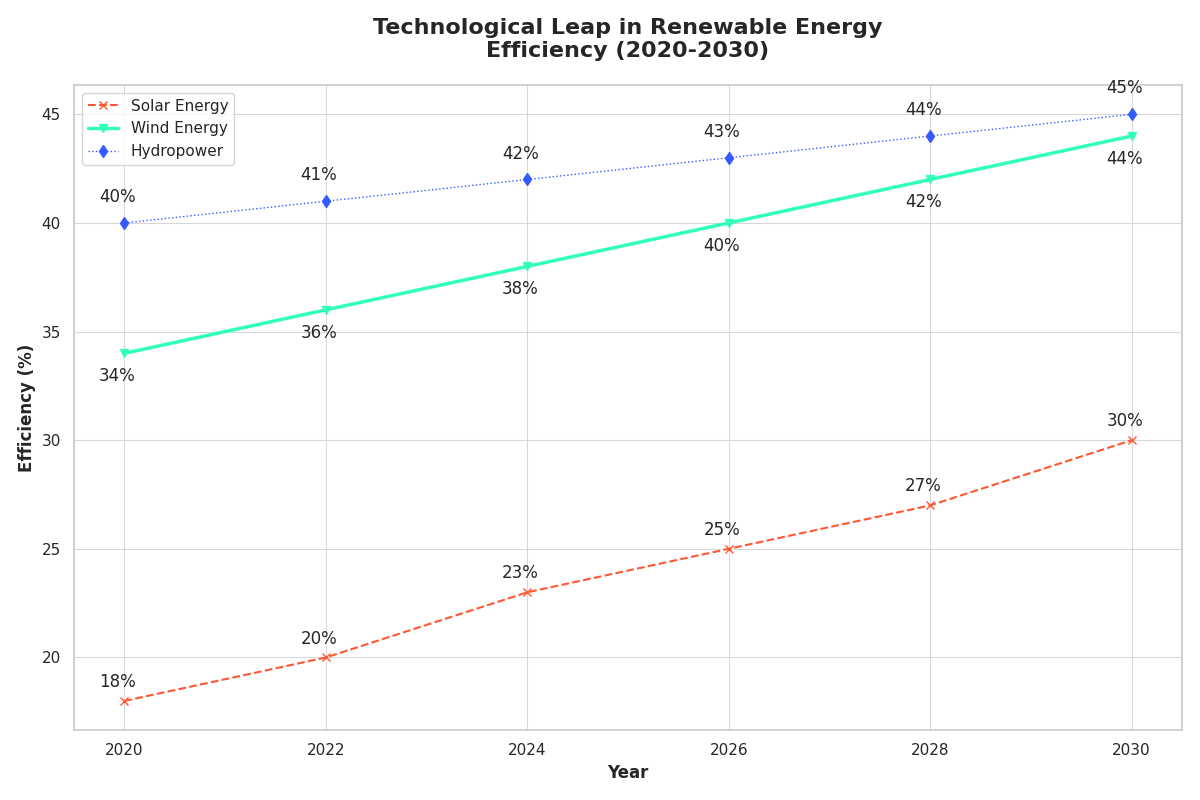

This chart was generated by the following Python code:
import matplotlib.pyplot as plt
import numpy as np

years = np.array([2020, 2022, 2024, 2026, 2028, 2030])
solar_efficiency = np.array([18, 20, 23, 25, 27, 30])
wind_efficiency = np.array([34, 36, 38, 40, 42, 44])
hydropower_efficiency = np.array([40, 41, 42, 43, 44, 45])

fig, ax = plt.subplots(figsize=(12, 8))

# Randomized alterations to stylistic elements
ax.plot(years, solar_efficiency, marker='x', linestyle='--', color='#FF5733', linewidth=1.5, label='Solar Energy')
ax.plot(years, wind_efficiency, marker='v', linestyle='-', color='#33FFBD', linewidth=2.5, label='Wind Energy')
ax.plot(years, hydropower_efficiency, marker='d', linestyle=':', color='#335BFF', linewidth=1, label='Hydropower')

# Annotating data points with altered positions
for (year, sol_eff, win_eff, hyd_eff) in zip(years, solar_efficiency, wind_efficiency, hydropower_efficiency):
    ax.annotate(f'{sol_eff}%', (year, sol_eff), textcoords="offset points", xytext=(-5,10), ha='center')
    ax.annotate(f'{win_eff}%', (year, win_eff), textcoords="offset points", xytext=(-5,-20), ha='center')
    ax.annotate(f'{hyd_eff}%', (year, hyd_eff), textcoords="offset points", xytext=(-5,15), ha='center')

# Modifying grid appearance
ax.grid(True, which='major', linestyle='-', linewidth=0.75, color='lightgray', alpha=0.9)

# Altered legend location
ax.set_xlabel('Year', fontsize=12, fontweight='bold')
ax.set_ylabel('Efficiency (%)', fontsize=12, fontweight='bold')
ax.set_title('Technological Leap in Renewable Energy\nEfficiency (2020-2030)', fontsize=16, fontweight='bold', pad=20)
ax.set_xticks(years)
ax.legend(loc='upper left')

plt.tight_layout()
plt.show()
